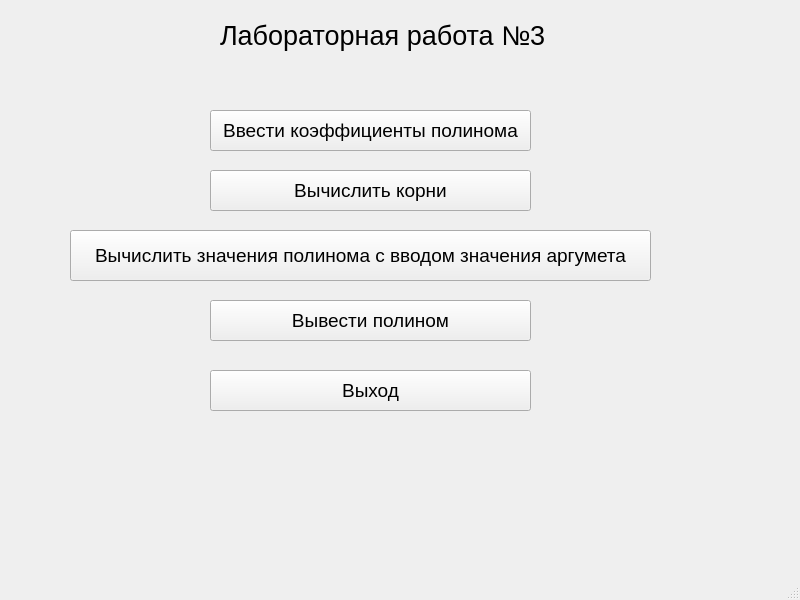
<?xml version="1.0" encoding="UTF-8"?>
<ui version="4.0">
 <class>TInterface</class>
 <widget class="QMainWindow" name="TInterface">
  <property name="geometry">
   <rect>
    <x>0</x>
    <y>0</y>
    <width>800</width>
    <height>600</height>
   </rect>
  </property>
  <property name="windowTitle">
   <string>TInterface</string>
  </property>
  <widget class="QWidget" name="centralwidget">
   <widget class="QLabel" name="label">
    <property name="geometry">
     <rect>
      <x>220</x>
      <y>10</y>
      <width>331</width>
      <height>51</height>
     </rect>
    </property>
    <property name="font">
     <font>
      <pointsize>20</pointsize>
     </font>
    </property>
    <property name="text">
     <string>Лабораторная работа №3</string>
    </property>
   </widget>
   <widget class="QPushButton" name="SetPolinomCoefsButton">
    <property name="geometry">
     <rect>
      <x>210</x>
      <y>110</y>
      <width>321</width>
      <height>41</height>
     </rect>
    </property>
    <property name="font">
     <font>
      <pointsize>14</pointsize>
     </font>
    </property>
    <property name="text">
     <string>Ввести коэффициенты полинома</string>
    </property>
   </widget>
   <widget class="QPushButton" name="CalculateButton">
    <property name="geometry">
     <rect>
      <x>210</x>
      <y>170</y>
      <width>321</width>
      <height>41</height>
     </rect>
    </property>
    <property name="font">
     <font>
      <pointsize>14</pointsize>
     </font>
    </property>
    <property name="text">
     <string>Вычислить корни</string>
    </property>
   </widget>
   <widget class="QPushButton" name="CalculateWithArgumentButton">
    <property name="geometry">
     <rect>
      <x>70</x>
      <y>230</y>
      <width>581</width>
      <height>51</height>
     </rect>
    </property>
    <property name="font">
     <font>
      <pointsize>14</pointsize>
     </font>
    </property>
    <property name="text">
     <string>Вычислить значения полинома с вводом значения аргумета</string>
    </property>
   </widget>
   <widget class="QPushButton" name="PrintPolinomButton">
    <property name="geometry">
     <rect>
      <x>210</x>
      <y>300</y>
      <width>321</width>
      <height>41</height>
     </rect>
    </property>
    <property name="font">
     <font>
      <pointsize>14</pointsize>
     </font>
    </property>
    <property name="text">
     <string>Вывести полином</string>
    </property>
   </widget>
   <widget class="QPushButton" name="ExitButton">
    <property name="geometry">
     <rect>
      <x>210</x>
      <y>370</y>
      <width>321</width>
      <height>41</height>
     </rect>
    </property>
    <property name="font">
     <font>
      <pointsize>14</pointsize>
     </font>
    </property>
    <property name="text">
     <string>Выход</string>
    </property>
   </widget>
  </widget>
  <widget class="QMenuBar" name="menubar">
   <property name="geometry">
    <rect>
     <x>0</x>
     <y>0</y>
     <width>800</width>
     <height>21</height>
    </rect>
   </property>
  </widget>
  <widget class="QStatusBar" name="statusbar"/>
 </widget>
 <resources/>
 <connections/>
</ui>
